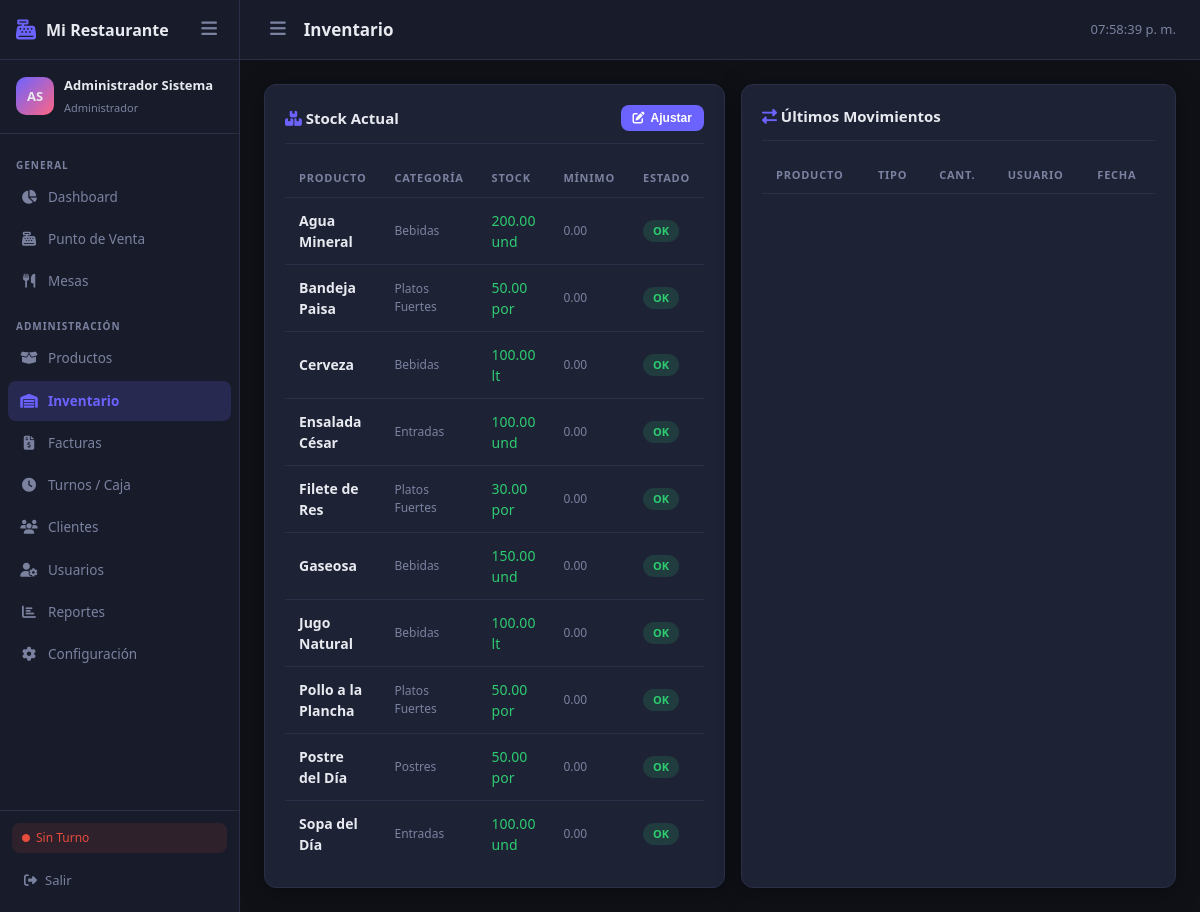
Screenshot of /modules/admin/inventario.php (signed in) with the database file from the repository.
### tables this page shows
CREATE TABLE productos (
    id INT AUTO_INCREMENT PRIMARY KEY,
    categoria_id INT NOT NULL,
    unidad_id INT,
    codigo VARCHAR(50) UNIQUE,
    nombre VARCHAR(150) NOT NULL,
    descripcion TEXT,
    precio_costo DECIMAL(12,2) DEFAULT 0,
    precio_venta DECIMAL(12,2) NOT NULL,
    stock_actual DECIMAL(12,3) DEFAULT 0,
    stock_minimo DECIMAL(12,3) DEFAULT 0,
    tiene_stock TINYINT(1) DEFAULT 1,
    imagen VARCHAR(255),
    activo TINYINT(1) DEFAULT 1,
    created_at TIMESTAMP DEFAULT CURRENT_TIMESTAMP,
    updated_at TIMESTAMP DEFAULT CURRENT_TIMESTAMP ON UPDATE CURRENT_TIMESTAMP,
    FOREIGN KEY (categoria_id) REFERENCES categorias(id),
    FOREIGN KEY (unidad_id) REFERENCES unidades_medida(id)
);

CREATE TABLE categorias (
    id INT AUTO_INCREMENT PRIMARY KEY,
    nombre VARCHAR(100) NOT NULL,
    descripcion TEXT,
    icono VARCHAR(50) DEFAULT 'fa-tag',
    color VARCHAR(20) DEFAULT '#3498db',
    activo TINYINT(1) DEFAULT 1,
    orden INT DEFAULT 0
);

CREATE TABLE unidades_medida (
    id INT AUTO_INCREMENT PRIMARY KEY,
    nombre VARCHAR(50) NOT NULL,
    abreviatura VARCHAR(10) NOT NULL
);

### includes/auth.php (called while the page is built, shortened)
<?php
function getCurrentUser() {
    return $_SESSION['user'] ?? null;
}
function getUserRole() {
    return $_SESSION['role'] ?? null;
}
function getConfig($clave, $default = '') {
    static $config = null;
    if ($config === null) {
        $db = getDB();
        $rows = $db->query("SELECT clave, valor FROM configuracion")->fetchAll();
        $config = [];
        foreach ($rows as $row) {
            $config[$row['clave']] = $row['valor'];
        }
    }
    return $config[$clave] ?? $default;
}
function getTurnoActivo($usuario_id = null) {
    $db = getDB();
    $uid = $usuario_id ?? $_SESSION['user_id'];
    $stmt = $db->prepare("SELECT * FROM turnos WHERE usuario_id = ? AND estado = 'abierto' ORDER BY created_at DESC LIMIT 1");
    $stmt->execute([$uid]);
    return $stmt->fetch();
}

### modules/admin/inventario.php (the view, shortened to what this page needs)
<?php
require_once '../../includes/auth.php';
$db = getDB();
$pageTitle = 'Inventario';
$activeMenu = 'inventario';
$productos = $db->query("
    SELECT p.*, c.nombre as cat, u.abreviatura as unidad
    FROM productos p
    LEFT JOIN categorias c ON p.categoria_id=c.id
    LEFT JOIN unidades_medida u ON p.unidad_id=u.id
    WHERE p.tiene_stock=1 AND p.activo=1
    ORDER BY p.nombre
")->fetchAll();
require_once '../../includes/header.php';
?>
<div class="grid-2">
  <div class="card">
    <div class="card-header">
      <span class="card-title"><i class="fas fa-boxes text-accent"></i> Stock Actual</span>
      <button class="btn btn-primary btn-sm" onclick="openModal('modalAjuste')"><i class="fas fa-edit"></i> Ajustar</button>
    </div>
    <div class="table-wrap">
      <table class="pos-table">
        <thead><tr><th>Producto</th><th>Categoría</th><th>Stock</th><th>Mínimo</th><th>Estado</th></tr></thead>
        <tbody>
          <?php foreach($productos as $p): ?>
          <?php $bajo = $p['stock_actual'] <= $p['stock_minimo']; ?>
          <tr>
            <td class="fw-bold"><?= htmlspecialchars($p['nombre']) ?></td>
            <td class="text-muted fs-sm"><?= htmlspecialchars($p['cat']) ?></td>
            <td class="<?= $bajo ? 'text-danger fw-bold' : 'text-success' ?>">
              <?= number_format($p['stock_actual'],2) ?> <?= $p['unidad'] ?>
            </td>
            <td class="text-muted fs-sm"><?= number_format($p['stock_minimo'],2) ?></td>
            <td>
              <?php if($bajo): ?>
              <span class="badge badge-danger"><i class="fas fa-exclamation-triangle"></i> Bajo</span>
              <?php elseif($p['stock_actual'] == 0): ?>
              <span class="badge badge-danger">Sin Stock</span>
              <?php else: ?>
              <span class="badge badge-success">OK</span>
              <?php endif; ?>
            </td>
          </tr>
          <?php endforeach; ?>
        </tbody>
      </table>
    </div>
  </div>
  <div class="card">
    <div class="card-header">
      <span class="card-title"><i class="fas fa-exchange-alt text-accent"></i> Últimos Movimientos</span>
    </div>
    <div class="table-wrap">
      <table class="pos-table">
        <thead><tr><th>Producto</th><th>Tipo</th><th>Cant.</th><th>Usuario</th><th>Fecha</th></tr></thead>
      </table>
    </div>
  </div>
</div>
<?php require_once '../../includes/footer.php'; ?>

### includes/header.php (shortened to what this page needs)
<?php
$user = getCurrentUser();
$role = strtolower(getUserRole());
$empresa = getConfig('empresa_nombre', 'POS Pro');
$turno = getTurnoActivo();
?>
<!DOCTYPE html>
<html lang="es">
<head>
<link rel="stylesheet" href="https://cdnjs.cloudflare.com/ajax/libs/font-awesome/6.4.0/css/all.min.css">
<link rel="stylesheet" href="<?= BASE_URL ?>/assets/css/main.css">
</head>
<body>
<div class="app-layout">
  <aside class="sidebar" id="sidebar">
    <div class="sidebar-header">
      <div class="sidebar-brand">
        <i class="fas fa-cash-register"></i>
        <span><?= htmlspecialchars($empresa) ?></span>
      </div>
      <button class="sidebar-toggle" onclick="toggleSidebar()"><i class="fas fa-bars"></i></button>
    </div>
    <div class="sidebar-user">
      <div class="user-avatar">
        <?= strtoupper(substr($user['nombre'],0,1).substr($user['apellido'],0,1)) ?>
      </div>
      <div class="user-info">
        <span class="user-name"><?= htmlspecialchars($user['nombre'].' '.$user['apellido']) ?></span>
        <span class="user-role"><?= htmlspecialchars($user['rol_nombre']) ?></span>
      </div>
    </div>
    <nav class="sidebar-nav">
      <?php if ($role === 'administrador'): ?>
      <div class="nav-section">General</div>
      <a href="<?= BASE_URL ?>/modules/admin/dashboard.php" class="nav-item <?= ($activeMenu??'')==='dashboard'?'active':'' ?>">
        <i class="fas fa-chart-pie"></i><span>Dashboard</span>
      </a>
      <a href="<?= BASE_URL ?>/modules/cajero/pos.php" class="nav-item <?= ($activeMenu??'')==='pos'?'active':'' ?>">
        <i class="fas fa-cash-register"></i><span>Punto de Venta</span>
      </a>
      <a href="<?= BASE_URL ?>/modules/mesero/mesas.php" class="nav-item <?= ($activeMenu??'')==='mesas'?'active':'' ?>">
        <i class="fas fa-utensils"></i><span>Mesas</span>
      </a>
      <div class="nav-section">Administración</div>
      <a href="<?= BASE_URL ?>/modules/admin/productos.php" class="nav-item <?= ($activeMenu??'')==='productos'?'active':'' ?>">
        <i class="fas fa-box-open"></i><span>Productos</span>
      </a>
      <a href="<?= BASE_URL ?>/modules/admin/inventario.php" class="nav-item <?= ($activeMenu??'')==='inventario'?'active':'' ?>">
        <i class="fas fa-warehouse"></i><span>Inventario</span>
      </a>
      <a href="<?= BASE_URL ?>/modules/admin/facturas.php" class="nav-item <?= ($activeMenu??'')==='facturas'?'active':'' ?>">
        <i class="fas fa-file-invoice-dollar"></i><span>Facturas</span>
      </a>
      <a href="<?= BASE_URL ?>/modules/admin/turnos.php" class="nav-item <?= ($activeMenu??'')==='turnos'?'active':'' ?>">
        <i class="fas fa-clock"></i><span>Turnos / Caja</span>
      </a>
      <a href="<?= BASE_URL ?>/modules/admin/clientes.php" class="nav-item <?= ($activeMenu??'')==='clientes'?'active':'' ?>">
        <i class="fas fa-users"></i><span>Clientes</span>
      </a>
      <a href="<?= BASE_URL ?>/modules/admin/usuarios.php" class="nav-item <?= ($activeMenu??'')==='usuarios'?'active':'' ?>">
        <i class="fas fa-user-cog"></i><span>Usuarios</span>
      </a>
      <a href="<?= BASE_URL ?>/modules/admin/reportes.php" class="nav-item <?= ($activeMenu??'')==='reportes'?'active':'' ?>">
        <i class="fas fa-chart-bar"></i><span>Reportes</span>
      </a>
      <a href="<?= BASE_URL ?>/modules/admin/configuracion.php" class="nav-item <?= ($activeMenu??'')==='configuracion'?'active':'' ?>">
        <i class="fas fa-cog"></i><span>Configuración</span>
      </a>
      <?php endif; ?>
    </nav>
    <div class="sidebar-footer">
      <?php if ($turno): ?>
      <div class="turno-badge active"><i class="fas fa-circle"></i> Turno Activo</div>
      <?php else: ?>
      <div class="turno-badge inactive"><i class="fas fa-circle"></i> Sin Turno</div>
      <?php endif; ?>
      <a href="<?= BASE_URL ?>/logout.php" class="btn-logout"><i class="fas fa-sign-out-alt"></i><span>Salir</span></a>
    </div>
  </aside>
  <main class="main-content" id="main-content">
    <header class="topbar">
      <div class="topbar-left">
        <button class="topbar-toggle" onclick="toggleSidebar()"><i class="fas fa-bars"></i></button>
        <h2 class="page-title"><?= htmlspecialchars($pageTitle ?? '') ?></h2>
      </div>
      <div class="topbar-right">
        <div class="topbar-time" id="topbarTime"></div>
      </div>
    </header>
    <div class="page-body">

### includes/footer.php (shortened to what this page needs)
    </div>
  </main>
</div>
</body>
</html>

### rows the page displays
productos: nombre "Agua Mineral", categoria.nombre "Bebidas", stock_actual "200.00", unidad.abreviatura "und", stock_minimo "0.00", shows "OK"
productos: nombre "Bandeja Paisa", categoria.nombre "Platos Fuertes", stock_actual "50.00", unidad.abreviatura "por", stock_minimo "0.00", shows "OK"
productos: nombre "Cerveza", categoria.nombre "Bebidas", stock_actual "100.00", unidad.abreviatura "lt", stock_minimo "0.00", shows "OK"
productos: nombre "Ensalada César", categoria.nombre "Entradas", stock_actual "100.00", unidad.abreviatura "und", stock_minimo "0.00", shows "OK"
productos: nombre "Filete de Res", categoria.nombre "Platos Fuertes", stock_actual "30.00", unidad.abreviatura "por", stock_minimo "0.00", shows "OK"
productos: nombre "Gaseosa", categoria.nombre "Bebidas", stock_actual "150.00", unidad.abreviatura "und", stock_minimo "0.00", shows "OK"
productos: nombre "Jugo Natural", categoria.nombre "Bebidas", stock_actual "100.00", unidad.abreviatura "lt", stock_minimo "0.00", shows "OK"
productos: nombre "Pollo a la Plancha", categoria.nombre "Platos Fuertes", stock_actual "50.00", unidad.abreviatura "por", stock_minimo "0.00", shows "OK"
productos: nombre "Postre del Día", categoria.nombre "Postres", stock_actual "50.00", unidad.abreviatura "por", stock_minimo "0.00", shows "OK"
productos: nombre "Sopa del Día", categoria.nombre "Entradas", stock_actual "100.00", unidad.abreviatura "und", stock_minimo "0.00", shows "OK"

### other values shown
$empresa "Mi Restaurante"
substr($user['nombre'],0,1).substr($user['apellido'],0,1) "AS"
$user['nombre'].' '.$user['apellido'] "Administrador Sistema"
$user['rol_nombre'] "Administrador"
$pageTitle "Inventario"
